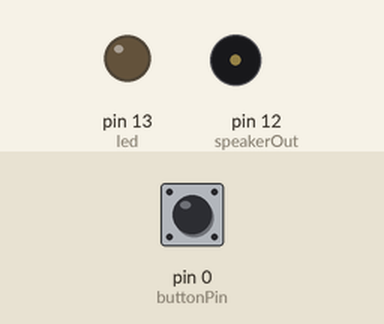
Recording of a sketch running on a simulated Arduino Uno, built with avr-gcc and run on an emulated ATmega328P. Shown: output pins drawn as LEDs (lit = HIGH), buzzer (waves = sounding). Inputs (shaded band) come from the test bench; at power-on: pin 0 (buttonPin) HIGH. Pins used as bus, display or sensor lines are not drawn.

Above: at 1.2 s.
1.3 s: pin 0 (buttonPin) pulled LOW for 0.15 s
At 3.1 s:
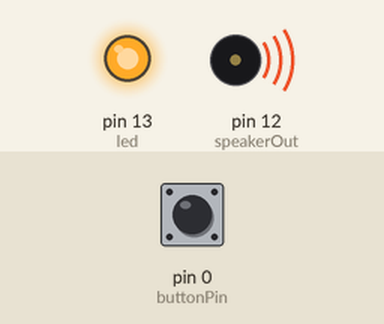
Timing chart, 0 to 10.2 s (numbered marks = the images above; inputs shaded):
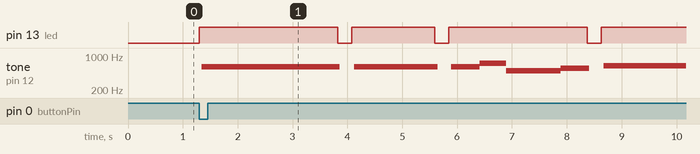

The sketch:

NodeMCU_xmas_test3.ino
```cpp
#define  C     2100
#define  D     1870
#define  E     1670
#define  f     1580    // Does not seem to like capital F
#define  G     1400
// Define a special note, 'R', to represent a rest
#define  R     0


// SETUP ============================================
// Set up speaker on a PWM pin (digital 9, 10 or 11)
int speakerOut = 12;
int led = 13;
int buttonPin = 0;

void setup() {
  pinMode(speakerOut, OUTPUT);
  pinMode(led, OUTPUT);
  pinMode(buttonPin, INPUT);
}

// BUTTON

// Variables will change:
int on = LOW;         // the current state of the output pin
int buttonState;             // the current reading from the input pin
int lastButtonState = LOW;   // the previous reading from the input pin

// the following variables are long's because the time, measured in miliseconds,
// will quickly become a bigger number than can be stored in an int.
long lastDebounceTime = 0;  // the last time the output pin was toggled
long debounceDelay = 50;    // the debounce time; increase if the output flickers


// MELODY and TIMING  =======================================
//  melody[] is an array of notes, accompanied by beats[],
//  which sets each note's relative length (higher #, longer note)
int melody[] = {E, E, E,R,
E, E, E,R,
E, G, C, D, E, R,
f, f, f,f, f, E, E,E, E, D ,D,E, D, R, G ,R,
E, E, E,R,
E, E, E,R,
E, G, C, D, E, R,
f, f, f,f, f, E, E, E,  G,G, f, D, C,R };


int MAX_COUNT = sizeof(melody) / 2; // Melody length, for looping.

// Set overall tempo
long tempo = 10000;
// Set length of pause between notes
int pause = 1000;
// Loop variable to increase Rest length
int rest_count = 30;

// Initialize core variables
int tone_ = 0;
int beat = 0;
long duration  = 0;

// PLAY TONE  ==============================================
// Pulse the speaker to play a tone for a particular duration
void playTone() {
  long elapsed_time = 0;
  if (tone_ > 0) { // if this isn't a Rest beat, while the tone has
    digitalWrite(led, HIGH);
    //  played less long than 'duration', pulse speaker HIGH and LOW
    while (elapsed_time < duration) {

      digitalWrite(speakerOut,HIGH);
      delayMicroseconds(tone_ / 2);

      // DOWN
      digitalWrite(speakerOut, LOW);
      delayMicroseconds(tone_ / 2);

      // Keep track of how long we pulsed
      elapsed_time += (tone_);
    }
     digitalWrite(led, LOW);

  }
  else { // Rest beat; loop times delay
    for (int j = 0; j < rest_count; j++) { // See NOTE on rest_count
      delayMicroseconds(duration);
    }
  }
}


void jingleBells(int i){
  // Set up a counter to pull from melody[] and beats[]
    tone_ = melody[i];
    beat = 50;
    duration = beat * tempo; // Set up timing
    playTone();
    // A pause between notes...
    delayMicroseconds(pause);
}


void checkOn(int reading){
  // check to see if you just pressed the button
  // (i.e. the input went from LOW to HIGH),  and you've waited
  // long enough since the last press to ignore any noise:

  // If the switch changed, due to noise or pressing:
  if (reading != lastButtonState) {
    // reset the debouncing timer
    lastDebounceTime = millis();

   // toggles the ledState variable each time the button is pressed
      if (buttonState == HIGH) {
      on = !on;
    }
  }

  if ((millis() - lastDebounceTime) > debounceDelay) {
    // whatever the reading is at, it's been there for longer
    // than the debounce delay, so take it as the actual current state:
    buttonState = reading;
  }
}

// LET THE WILD RUMPUS BEGIN =============================
void loop() {
     // read the state of the switch into a local variable:
  int reading = digitalRead(buttonPin);

  checkOn(reading);

    if(on){
     for (int i=0; i<MAX_COUNT; i++) {
        int loopReading = digitalRead(buttonPin);
         jingleBells(i);
        if(loopReading != reading){
          on = !on;
          break;
        }
     }
   }

  // save the reading.  Next time through the loop,
  // it'll be the lastButtonState:
  lastButtonState = reading;
}
```

Measured:
- after the input at 1.3 s, pin 13 (led): goes HIGH 2.5 s, LOW 0.26 s, HIGH 1.5 s, LOW 0.26 s, HIGH 2.5 s, LOW 0.26 s, then HIGH, starting at once; tone on pin 12 (speakerOut): plays 596 Hz for 2.5 s, 596 Hz for 1.5 s, 596 Hz for 0.52 s, 710 Hz for 0.48 s, 496 Hz for 1.0 s, 555 Hz for 0.52 s … (7 notes in this stretch), starting at once
